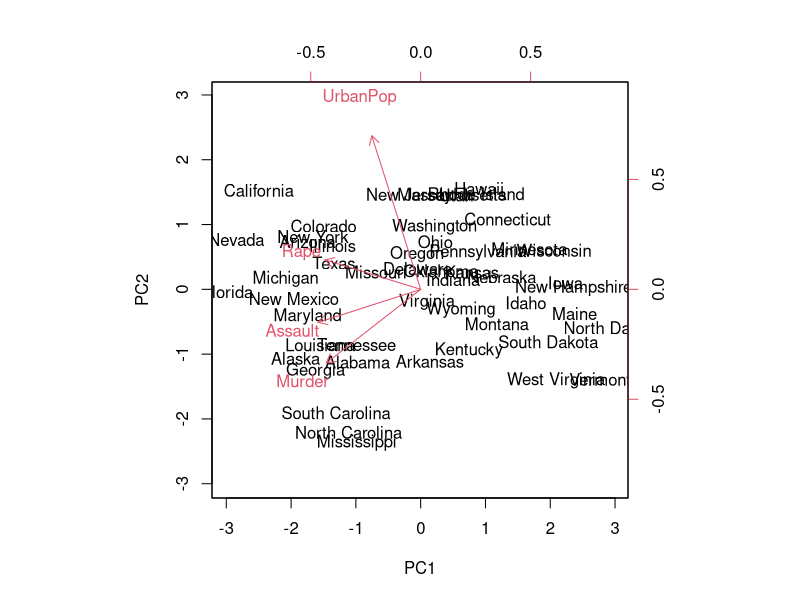
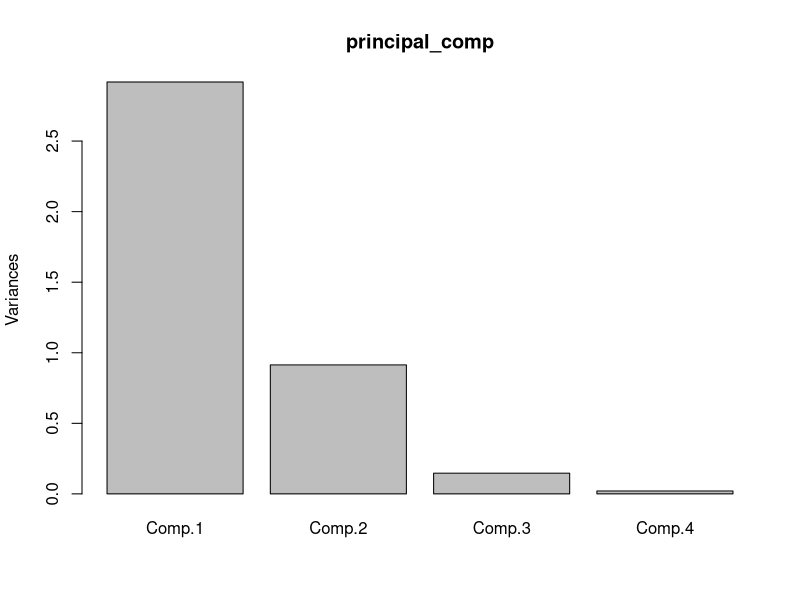
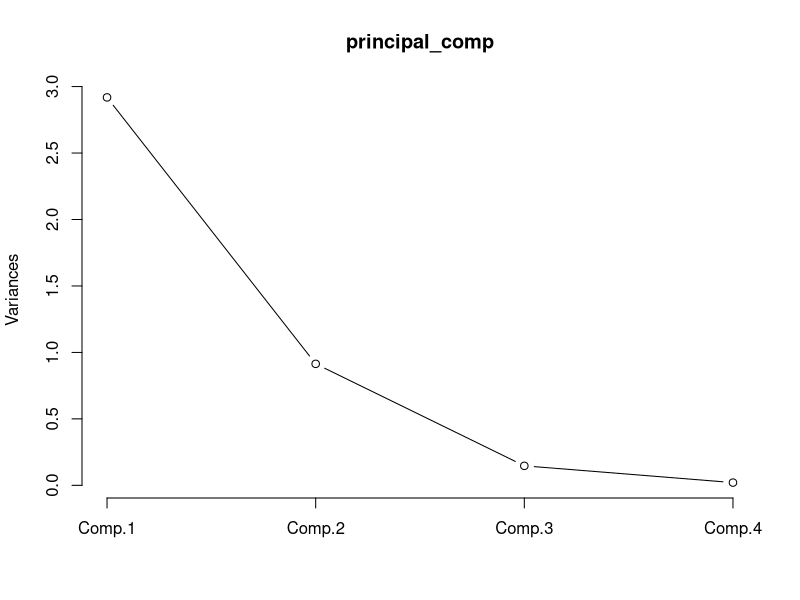
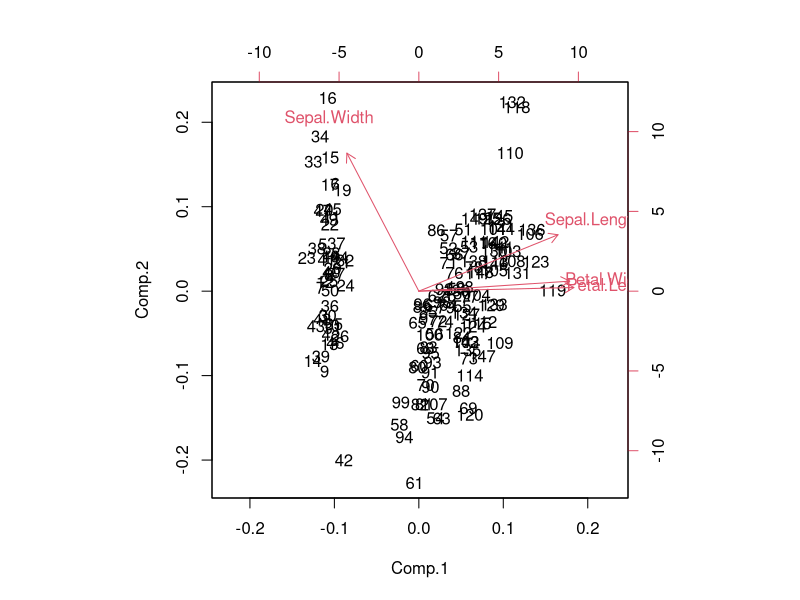

Recreate these plots in R, in order.
############# USArrests Data Set #############
data("USArrests") # US arrest data set

View(USArrests) # opens data in another tab
states = row.names(USArrests)
states # reads off state names

names(USArrests) # column names in data set

apply(USArrests, 2, mean) # applies mean function to each column/row of data

apply(USArrests, 2, var) # variances of columns

# scales variables to have a mean of 0
# TRUE = stdev of 1
pr.out = prcomp(USArrests, scale = TRUE)
names(pr.out)

pr.out$center # mean before scale
pr.out$scale # stdev before scale

pr.out$rotation # displays loadings
dim(pr.out$x)

biplot(pr.out, scale = 0) # arrows represent loadings

pr.out$sdev # stdev of principal component
pr.var = pr.out$sdev^2 # principal component variance

pve = pr.var/sum(pr.var)
pve # proportion of variance by each component


############ IRIS DATA SET ############
data("iris") # iris data set
head(iris) # first 6 points

irisdata1 <- iris[,1:4]
irisdata1 # columns 1-4 of iris data

help("princomp")

# cor indicates correlation matrix (no constant variables)
principal_comp <- princomp(irisdata1, cor = TRUE, score = TRUE)
summary(principal_comp) # 4 different features

plot(principal_comp)
plot(principal_comp, type = "l") # line plot
biplot(principal_comp)
